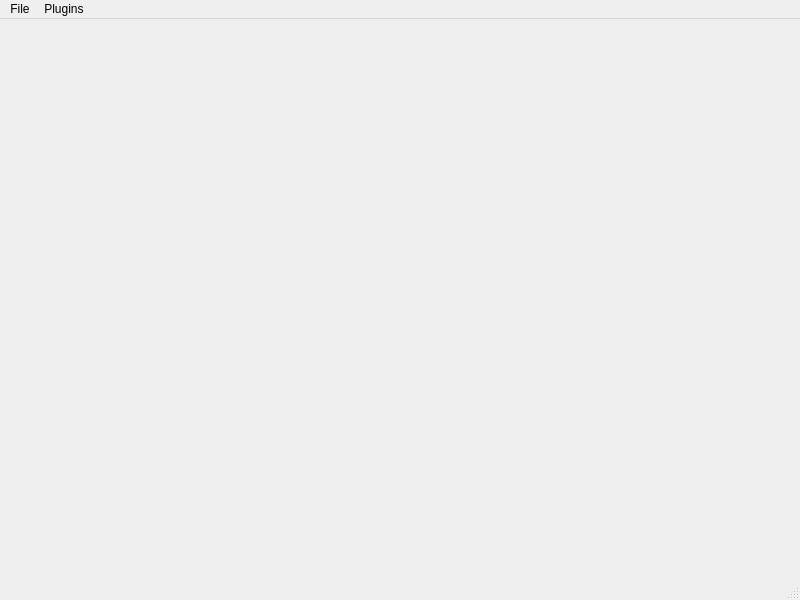
<?xml version="1.0" encoding="UTF-8"?>
<ui version="4.0">
 <class>MainWindow</class>
 <widget class="QMainWindow" name="MainWindow">
  <property name="geometry">
   <rect>
    <x>0</x>
    <y>0</y>
    <width>800</width>
    <height>600</height>
   </rect>
  </property>
  <property name="windowTitle">
   <string>IPBEC</string>
  </property>
  <widget class="QWidget" name="centralwidget"/>
  <widget class="QMenuBar" name="menubar">
   <property name="geometry">
    <rect>
     <x>0</x>
     <y>0</y>
     <width>800</width>
     <height>23</height>
    </rect>
   </property>
   <widget class="QMenu" name="menuFile">
    <property name="title">
     <string>File</string>
    </property>
    <addaction name="actionOpen_Directory"/>
    <addaction name="actionDark_File"/>
    <addaction name="separator"/>
    <addaction name="actionRefresh"/>
    <addaction name="separator"/>
    <addaction name="actionSave"/>
   </widget>
   <widget class="QMenu" name="menuPlugins">
    <property name="title">
     <string>Plugins</string>
    </property>
   </widget>
   <addaction name="menuFile"/>
   <addaction name="menuPlugins"/>
  </widget>
  <widget class="QStatusBar" name="statusbar"/>
  <action name="actionOpen_Directory">
   <property name="text">
    <string>Open Directory</string>
   </property>
   <property name="toolTip">
    <string>Change current directory</string>
   </property>
   <property name="shortcut">
    <string>Ctrl+O</string>
   </property>
  </action>
  <action name="actionDark_File">
   <property name="text">
    <string>Dark Image</string>
   </property>
   <property name="toolTip">
    <string>Select Dark Image</string>
   </property>
  </action>
  <action name="actionRefresh">
   <property name="text">
    <string>Refresh</string>
   </property>
   <property name="shortcut">
    <string>F5</string>
   </property>
  </action>
  <action name="actionClean">
   <property name="text">
    <string>Clean</string>
   </property>
  </action>
  <action name="actionUse_Cleaned">
   <property name="checkable">
    <bool>true</bool>
   </property>
   <property name="text">
    <string>Use Cleaned</string>
   </property>
  </action>
  <action name="actionUse_ROI_While_Cleaning">
   <property name="checkable">
    <bool>true</bool>
   </property>
   <property name="text">
    <string>Use ROI While Cleaning</string>
   </property>
  </action>
  <action name="actionSave">
   <property name="text">
    <string>Save Analysis</string>
   </property>
   <property name="shortcut">
    <string>Ctrl+S</string>
   </property>
  </action>
 </widget>
 <resources/>
 <connections/>
</ui>
